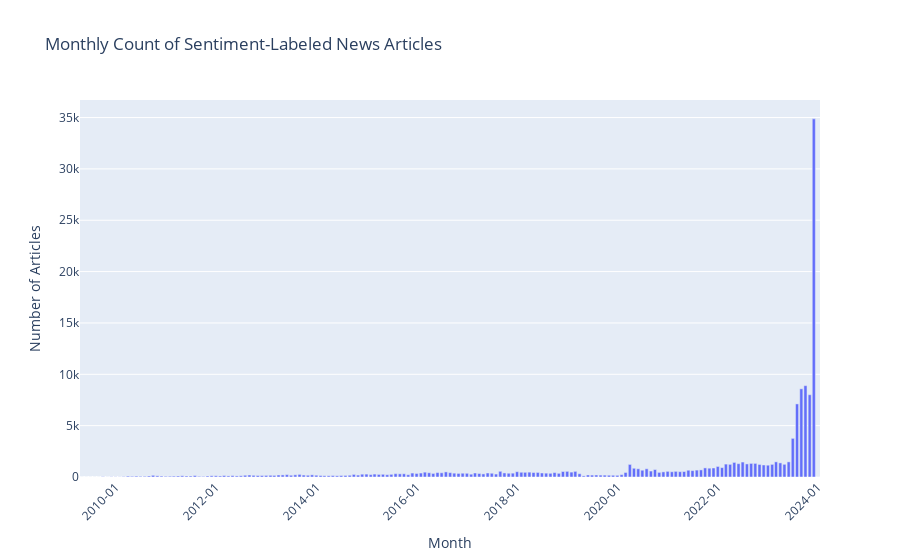

Here is the notebook cell this chart was saved with:
### Code cell
plot_timeseries(titles_with_lexicon_terms)

### Figure 1 — Plotly figure (JSON) as saved in the notebook; plotly's stock layout.template omitted (floating-point values rounded to 4 significant figures; data arrays with more than 128 entries replaced by an {"elided": "..."} marker saying what was removed)
{"data": [{"alignmentgroup": "True", "hovertemplate": "YearMonth=%{x}<br>Count=%{y}<extra></extra>", "legendgroup": "", "marker": {"color": "#636efa", "pattern": {"shape": ""}}, "name": "", "offsetgroup": "", "orientation": "v", "showlegend": false, "textposition": "auto", "type": "bar", "x": {"elided": "177 str values"}, "xaxis": "x", "y": {"elided": "177 int values"}, "yaxis": "y"}], "layout": {"barmode": "relative", "legend": {"tracegroupgap": 0}, "title": {"text": "Monthly Count of Sentiment-Labeled News Articles"}, "xaxis": {"anchor": "y", "domain": [0, 1], "tickangle": -45, "tickformat": "%Y-%m", "title": {"text": "Month"}}, "yaxis": {"anchor": "x", "domain": [0, 1], "title": {"text": "Number of Articles"}}}}
